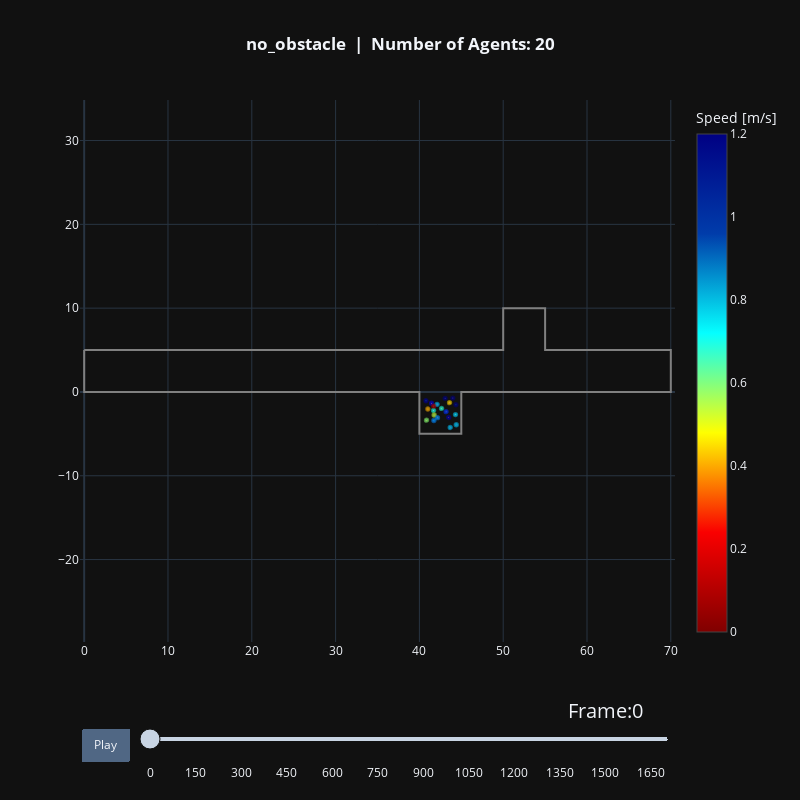

The notebook cell this image was saved under:
### Code cell
for name , trajectory_file in trajectory_files.items():
    trajectory_data, walkable_area = read_sqlite_file(trajectory_file)
    animate(trajectory_data, walkable_area, title_note=f"{name}").show()

### Figure 1 — Plotly figure (JSON) as saved in the notebook; plotly's stock layout.template omitted (floating-point values rounded to 4 significant figures)
{"data": [{"hoverinfo": "name", "line": {"color": "grey"}, "mode": "lines", "name": "Exterior", "showlegend": false, "x": [0.0, 0.0, 40.0, 40.0, 45.0, 45.0, 70.0, 70.0, 55.0, 55.0, 50.0, 50.0, 0.0], "y": [5.0, 0.0, 0.0, -5.0, -5.0, 0.0, 0.0, 5.0, 5.0, 10.0, 10.0, 5.0, 5.0], "type": "scatter"}, {"hoverinfo": "none", "marker": {"cmax": 1.2, "cmin": 0, "color": [1.2, 1.2, 0.5924, 0.8907, 0.8285, 0.8045, 0.7585, 1.105, 1.2, 1.159, 0.06621, 0.5116, 0.3458, 1.174, 0.8846, 0.9942, 0.3922, 0.741, 0.8139, 0.8197], "colorbar": {"title": {"text": "Speed [m/s]"}}, "colorscale": [[0.0, "rgb(128,0,0)"], [0.2, "rgb(250,0,0)"], [0.4, "rgb(255,255,0)"], [0.6, "rgb(5,255,255)"], [0.8, "rgb(0,60,170)"], [1.0, "rgb(0,0,131)"]], "size": [0.4, 0.4, 0.4, 0.4, 0.4, 0.4, 0.4, 0.4, 0.4, 0.4, 0.4, 0.4, 0.4, 0.4, 0.4, 0.4, 0.4, 0.4, 0.4, 0.4]}, "mode": "markers", "showlegend": false, "text": [1.2, 1.2, 0.5924, 0.8907, 0.8285, 0.8045, 0.7585, 1.105, 1.2, 1.159, 0.06621, 0.5116, 0.3458, 1.174, 0.8846, 0.9942, 0.3922, 0.741, 0.8139, 0.8197], "x": [44.36, 43.99, 40.85, 41.73, 42.12, 44.31, 41.69, 41.45, 43.07, 43.49, 41.7, 41.76, 41.01, 40.79, 42.16, 43.19, 43.6, 42.65, 44.4, 43.68], "y": [-1.528, -0.7312, -3.363, -3.404, -1.48, -2.701, -2.203, -1.339, -0.7653, -3.044, -1.686, -2.746, -2.04, -1.055, -3.071, -2.353, -1.276, -1.969, -3.914, -4.238], "type": "scatter"}, {"hoverinfo": "text", "marker": {"opacity": 1, "size": 1}, "mode": "markers", "showlegend": false, "text": ["ID: 325, Pos(44.36,-1.53)"], "x": [44.36], "y": [-1.528], "type": "scatter"}, {"hoverinfo": "text", "marker": {"opacity": 1, "size": 1}, "mode": "markers", "showlegend": false, "text": ["ID: 326, Pos(43.99,-0.73)"], "x": [43.99], "y": [-0.7312], "type": "scatter"}, {"hoverinfo": "text", "marker": {"opacity": 1, "size": 1}, "mode": "markers", "showlegend": false, "text": ["ID: 327, Pos(40.85,-3.36)"], "x": [40.85], "y": [-3.363], "type": "scatter"}, {"hoverinfo": "text", "marker": {"opacity": 1, "size": 1}, "mode": "markers", "showlegend": false, "text": ["ID: 328, Pos(41.73,-3.40)"], "x": [41.73], "y": [-3.404], "type": "scatter"}, {"hoverinfo": "text", "marker": {"opacity": 1, "size": 1}, "mode": "markers", "showlegend": false, "text": ["ID: 329, Pos(42.12,-1.48)"], "x": [42.12], "y": [-1.48], "type": "scatter"}, {"hoverinfo": "text", "marker": {"opacity": 1, "size": 1}, "mode": "markers", "showlegend": false, "text": ["ID: 330, Pos(44.31,-2.70)"], "x": [44.31], "y": [-2.701], "type": "scatter"}, {"hoverinfo": "text", "marker": {"opacity": 1, "size": 1}, "mode": "markers", "showlegend": false, "text": ["ID: 331, Pos(41.69,-2.20)"], "x": [41.69], "y": [-2.203], "type": "scatter"}, {"hoverinfo": "text", "marker": {"opacity": 1, "size": 1}, "mode": "markers", "showlegend": false, "text": ["ID: 332, Pos(41.45,-1.34)"], "x": [41.45], "y": [-1.339], "type": "scatter"}, {"hoverinfo": "text", "marker": {"opacity": 1, "size": 1}, "mode": "markers", "showlegend": false, "text": ["ID: 333, Pos(43.07,-0.77)"], "x": [43.07], "y": [-0.7653], "type": "scatter"}, {"hoverinfo": "text", "marker": {"opacity": 1, "size": 1}, "mode": "markers", "showlegend": false, "text": ["ID: 334, Pos(43.49,-3.04)"], "x": [43.49], "y": [-3.044], "type": "scatter"}, {"hoverinfo": "text", "marker": {"opacity": 1, "size": 1}, "mode": "markers", "showlegend": false, "text": ["ID: 335, Pos(41.70,-1.69)"], "x": [41.7], "y": [-1.686], "type": "scatter"}, {"hoverinfo": "text", "marker": {"opacity": 1, "size": 1}, "mode": "markers", "showlegend": false, "text": ["ID: 336, Pos(41.76,-2.75)"], "x": [41.76], "y": [-2.746], "type": "scatter"}, {"hoverinfo": "text", "marker": {"opacity": 1, "size": 1}, "mode": "markers", "showlegend": false, "text": ["ID: 337, Pos(41.01,-2.04)"], "x": [41.01], "y": [-2.04], "type": "scatter"}, {"hoverinfo": "text", "marker": {"opacity": 1, "size": 1}, "mode": "markers", "showlegend": false, "text": ["ID: 338, Pos(40.79,-1.05)"], "x": [40.79], "y": [-1.055], "type": "scatter"}, {"hoverinfo": "text", "marker": {"opacity": 1, "size": 1}, "mode": "markers", "showlegend": false, "text": ["ID: 339, Pos(42.16,-3.07)"], "x": [42.16], "y": [-3.071], "type": "scatter"}, {"hoverinfo": "text", "marker": {"opacity": 1, "size": 1}, "mode": "markers", "showlegend": false, "text": ["ID: 340, Pos(43.19,-2.35)"], "x": [43.19], "y": [-2.353], "type": "scatter"}, {"hoverinfo": "text", "marker": {"opacity": 1, "size": 1}, "mode": "markers", "showlegend": false, "text": ["ID: 341, Pos(43.60,-1.28)"], "x": [43.6], "y": [-1.276], "type": "scatter"}, {"hoverinfo": "text", "marker": {"opacity": 1, "size": 1}, "mode": "markers", "showlegend": false, "text": ["ID: 342, Pos(42.65,-1.97)"], "x": [42.65], "y": [-1.969], "type": "scatter"}, {"hoverinfo": "text", "marker": {"opacity": 1, "size": 1}, "mode": "markers", "showlegend": false, "text": ["ID: 343, Pos(44.40,-3.91)"], "x": [44.4], "y": [-3.914], "type": "scatter"}, {"hoverinfo": "text", "marker": {"opacity": 1, "size": 1}, "mode": "markers", "showlegend": false, "text": ["ID: 344, Pos(43.68,-4.24)"], "x": [43.68], "y": [-4.238], "type": "scatter"}], "layout": {"shapes": [{"fillcolor": "rgba(0, 0, 128, 0.5)", "line": {"color": "rgba(0, 0, 128, 0.5)"}, "type": "circle", "x0": 44.16, "x1": 44.56, "xref": "x", "y0": -1.728, "y1": -1.328, "yref": "y"}, {"fillcolor": "rgba(0, 0, 128, 0.5)", "line": {"color": "rgba(0, 0, 128, 0.5)"}, "type": "circle", "x0": 43.79, "x1": 44.19, "xref": "x", "y0": -0.9312, "y1": -0.5312, "yref": "y"}, {"fillcolor": "rgba(135, 255, 112, 0.5)", "line": {"color": "rgba(135, 255, 112, 0.5)"}, "type": "circle", "x0": 40.65, "x1": 41.05, "xref": "x", "y0": -3.563, "y1": -3.163, "yref": "y"}, {"fillcolor": "rgba(0, 136, 255, 0.5)", "line": {"color": "rgba(0, 136, 255, 0.5)"}, "type": "circle", "x0": 41.53, "x1": 41.93, "xref": "x", "y0": -3.604, "y1": -3.204, "yref": "y"}, {"fillcolor": "rgba(0, 192, 255, 0.5)", "line": {"color": "rgba(0, 192, 255, 0.5)"}, "type": "circle", "x0": 41.92, "x1": 42.32, "xref": "x", "y0": -1.68, "y1": -1.28, "yref": "y"}, {"fillcolor": "rgba(0, 212, 255, 0.5)", "line": {"color": "rgba(0, 212, 255, 0.5)"}, "type": "circle", "x0": 44.11, "x1": 44.51, "xref": "x", "y0": -2.901, "y1": -2.501, "yref": "y"}, {"fillcolor": "rgba(19, 252, 228, 0.5)", "line": {"color": "rgba(19, 252, 228, 0.5)"}, "type": "circle", "x0": 41.49, "x1": 41.89, "xref": "x", "y0": -2.403, "y1": -2.003, "yref": "y"}, {"fillcolor": "rgba(0, 0, 218, 0.5)", "line": {"color": "rgba(0, 0, 218, 0.5)"}, "type": "circle", "x0": 41.25, "x1": 41.65, "xref": "x", "y0": -1.539, "y1": -1.139, "yref": "y"}, {"fillcolor": "rgba(0, 0, 128, 0.5)", "line": {"color": "rgba(0, 0, 128, 0.5)"}, "type": "circle", "x0": 42.87, "x1": 43.27, "xref": "x", "y0": -0.9653, "y1": -0.5653, "yref": "y"}, {"fillcolor": "rgba(0, 0, 164, 0.5)", "line": {"color": "rgba(0, 0, 164, 0.5)"}, "type": "circle", "x0": 43.29, "x1": 43.69, "xref": "x", "y0": -3.244, "y1": -2.844, "yref": "y"}, {"fillcolor": "rgba(178, 0, 0, 0.5)", "line": {"color": "rgba(178, 0, 0, 0.5)"}, "type": "circle", "x0": 41.5, "x1": 41.9, "xref": "x", "y0": -1.886, "y1": -1.486, "yref": "y"}, {"fillcolor": "rgba(190, 255, 57, 0.5)", "line": {"color": "rgba(190, 255, 57, 0.5)"}, "type": "circle", "x0": 41.56, "x1": 41.96, "xref": "x", "y0": -2.946, "y1": -2.546, "yref": "y"}, {"fillcolor": "rgba(255, 178, 0, 0.5)", "line": {"color": "rgba(255, 178, 0, 0.5)"}, "type": "circle", "x0": 40.81, "x1": 41.21, "xref": "x", "y0": -2.24, "y1": -1.84, "yref": "y"}, {"fillcolor": "rgba(0, 0, 150, 0.5)", "line": {"color": "rgba(0, 0, 150, 0.5)"}, "type": "circle", "x0": 40.59, "x1": 40.99, "xref": "x", "y0": -1.255, "y1": -0.8547, "yref": "y"}, {"fillcolor": "rgba(0, 144, 255, 0.5)", "line": {"color": "rgba(0, 144, 255, 0.5)"}, "type": "circle", "x0": 41.96, "x1": 42.36, "xref": "x", "y0": -3.271, "y1": -2.871, "yref": "y"}, {"fillcolor": "rgba(0, 48, 255, 0.5)", "line": {"color": "rgba(0, 48, 255, 0.5)"}, "type": "circle", "x0": 42.99, "x1": 43.39, "xref": "x", "y0": -2.553, "y1": -2.153, "yref": "y"}, {"fillcolor": "rgba(255, 215, 0, 0.5)", "line": {"color": "rgba(255, 215, 0, 0.5)"}, "type": "circle", "x0": 43.4, "x1": 43.8, "xref": "x", "y0": -1.476, "y1": -1.076, "yref": "y"}, {"fillcolor": "rgba(31, 255, 215, 0.5)", "line": {"color": "rgba(31, 255, 215, 0.5)"}, "type": "circle", "x0": 42.45, "x1": 42.85, "xref": "x", "y0": -2.169, "y1": -1.769, "yref": "y"}, {"fillcolor": "rgba(0, 204, 255, 0.5)", "line": {"color": "rgba(0, 204, 255, 0.5)"}, "type": "circle", "x0": 44.2, "x1": 44.6, "xref": "x", "y0": -4.114, "y1": -3.714, "yref": "y"}, {"fillcolor": "rgba(0, 200, 255, 0.5)", "line": {"color": "rgba(0, 200, 255, 0.5)"}, "type": "circle", "x0": 43.48, "x1": 43.88, "xref": "x", "y0": -4.438, "y1": -4.038, "yref": "y"}, {"line": {"color": "white", "width": 3}, "type": "line", "x0": 44.36, "x1": 44.36, "y0": -1.528, "y1": -1.528}, {"line": {"color": "white", "width": 3}, "type": "line", "x0": 43.99, "x1": 43.99, "y0": -0.7312, "y1": -0.7312}, {"line": {"color": "black", "width": 3}, "type": "line", "x0": 40.85, "x1": 40.85, "y0": -3.363, "y1": -3.363}, {"line": {"color": "white", "width": 3}, "type": "line", "x0": 41.73, "x1": 41.73, "y0": -3.404, "y1": -3.404}, {"line": {"color": "black", "width": 3}, "type": "line", "x0": 42.12, "x1": 42.12, "y0": -1.48, "y1": -1.48}, {"line": {"color": "black", "width": 3}, "type": "line", "x0": 44.31, "x1": 44.31, "y0": -2.701, "y1": -2.701}, {"line": {"color": "black", "width": 3}, "type": "line", "x0": 41.69, "x1": 41.69, "y0": -2.203, "y1": -2.203}, {"line": {"color": "white", "width": 3}, "type": "line", "x0": 41.45, "x1": 41.45, "y0": -1.339, "y1": -1.339}, {"line": {"color": "white", "width": 3}, "type": "line", "x0": 43.07, "x1": 43.07, "y0": -0.7653, "y1": -0.7653}, {"line": {"color": "white", "width": 3}, "type": "line", "x0": 43.49, "x1": 43.49, "y0": -3.044, "y1": -3.044}, {"line": {"color": "white", "width": 3}, "type": "line", "x0": 41.7, "x1": 41.7, "y0": -1.686, "y1": -1.686}, {"line": {"color": "black", "width": 3}, "type": "line", "x0": 41.76, "x1": 41.76, "y0": -2.746, "y1": -2.746}, {"line": {"color": "black", "width": 3}, "type": "line", "x0": 41.01, "x1": 41.01, "y0": -2.04, "y1": -2.04}, {"line": {"color": "white", "width": 3}, "type": "line", "x0": 40.79, "x1": 40.79, "y0": -1.055, "y1": -1.055}, {"line": {"color": "white", "width": 3}, "type": "line", "x0": 42.16, "x1": 42.16, "y0": -3.071, "y1": -3.071}, {"line": {"color": "white", "width": 3}, "type": "line", "x0": 43.19, "x1": 43.19, "y0": -2.353, "y1": -2.353}, {"line": {"color": "black", "width": 3}, "type": "line", "x0": 43.6, "x1": 43.6, "y0": -1.276, "y1": -1.276}, {"line": {"color": "black", "width": 3}, "type": "line", "x0": 42.65, "x1": 42.65, "y0": -1.969, "y1": -1.969}, {"line": {"color": "black", "width": 3}, "type": "line", "x0": 44.4, "x1": 44.4, "y0": -3.914, "y1": -3.914}, {"line": {"color": "black", "width": 3}, "type": "line", "x0": 43.68, "x1": 43.68, "y0": -4.238, "y1": -4.238}], "title": {"text": "<b>no_obstacle  |  Number of Agents: 20</b>", "x": 0.5}, "xaxis": {"range": [-0.5, 70.5]}, "yaxis": {"scaleanchor": "x", "scaleratio": 1, "range": [-5.5, 10.5]}, "updatemenus": [{"buttons": [{"args": [null, {"frame": {"duration": 100, "redraw": true}, "fromcurrent": true}], "label": "Play", "method": "animate"}], "direction": "left", "pad": {"r": 10, "t": 87}, "showactive": false, "type": "buttons", "x": 0.1, "xanchor": "right", "y": 0, "yanchor": "top"}], "sliders": [{"active": 0, "currentvalue": {"font": {"size": 20}, "prefix": "Frame:", "visible": true, "xanchor": "right"}, "len": 0.9, "pad": {"b": 10, "t": 50}, "steps": [{"args": [["0"], {"frame": {"duration": 100, "redraw": true}, "mode": "immediate", "transition": {"duration": 500}}], "label": "0", "method": "animate"}, {"args": [["50"], {"frame": {"duration": 100, "redraw": true}, "mode": "immediate", "transition": {"duration": 500}}], "label": "50", "method": "animate"}, {"args": [["100"], {"frame": {"duration": 100, "redraw": true}, "mode": "immediate", "transition": {"duration": 500}}], "label": "100", "method": "animate"}, {"args": [["150"], {"frame": {"duration": 100, "redraw": true}, "mode": "immediate", "transition": {"duration": 500}}], "label": "150", "method": "animate"}, {"args": [["200"], {"frame": {"duration": 100, "redraw": true}, "mode": "immediate", "transition": {"duration": 500}}], "label": "200", "method": "animate"}, {"args": [["250"], {"frame": {"duration": 100, "redraw": true}, "mode": "immediate", "transition": {"duration": 500}}], "label": "250", "method": "animate"}, {"args": [["300"], {"frame": {"duration": 100, "redraw": true}, "mode": "immediate", "transition": {"duration": 500}}], "label": "300", "method": "animate"}, {"args": [["350"], {"frame": {"duration": 100, "redraw": true}, "mode": "immediate", "transition": {"duration": 500}}], "label": "350", "method": "animate"}, {"args": [["400"], {"frame": {"duration": 100, "redraw": true}, "mode": "immediate", "transition": {"duration": 500}}], "label": "400", "method": "animate"}, {"args": [["450"], {"frame": {"duration": 100, "redraw": true}, "mode": "immediate", "transition": {"duration": 500}}], "label": "450", "method": "animate"}, {"args": [["500"], {"frame": {"duration": 100, "redraw": true}, "mode": "immediate", "transition": {"duration": 500}}], "label": "500", "method": "animate"}, {"args": [["550"], {"frame": {"duration": 100, "redraw": true}, "mode": "immediate", "transition": {"duration": 500}}], "label": "550", "method": "animate"}, {"args": [["600"], {"frame": {"duration": 100, "redraw": true}, "mode": "immediate", "transition": {"duration": 500}}], "label": "600", "method": "animate"}, {"args": [["650"], {"frame": {"duration": 100, "redraw": true}, "mode": "immediate", "transition": {"duration": 500}}], "label": "650", "method": "animate"}, {"args": [["700"], {"frame": {"duration": 100, "redraw": true}, "mode": "immediate", "transition": {"duration": 500}}], "label": "700", "method": "animate"}, {"args": [["750"], {"frame": {"duration": 100, "redraw": true}, "mode": "immediate", "transition": {"duration": 500}}], "label": "750", "method": "animate"}, {"args": [["800"], {"frame": {"duration": 100, "redraw": true}, "mode": "immediate", "transition": {"duration": 500}}], "label": "800", "method": "animate"}, {"args": [["850"], {"frame": {"duration": 100, "redraw": true}, "mode": "immediate", "transition": {"duration": 500}}], "label": "850", "method": "animate"}, {"args": [["900"], {"frame": {"duration": 100, "redraw": true}, "mode": "immediate", "transition": {"duration": 500}}], "label": "900", "method": "animate"}, {"args": [["950"], {"frame": {"duration": 100, "redraw": true}, "mode": "immediate", "transition": {"duration": 500}}], "label": "950", "method": "animate"}, {"args": [["1000"], {"frame": {"duration": 100, "redraw": true}, "mode": "immediate", "transition": {"duration": 500}}], "label": "1000", "method": "animate"}, {"args": [["1050"], {"frame": {"duration": 100, "redraw": true}, "mode": "immediate", "transition": {"duration": 500}}], "label": "1050", "method": "animate"}, {"args": [["1100"], {"frame": {"duration": 100, "redraw": true}, "mode": "immediate", "transition": {"duration": 500}}], "label": "1100", "method": "animate"}, {"args": [["1150"], {"frame": {"duration": 100, "redraw": true}, "mode": "immediate", "transition": {"duration": 500}}], "label": "1150", "method": "animate"}, {"args": [["1200"], {"frame": {"duration": 100, "redraw": true}, "mode": "immediate", "transition": {"duration": 500}}], "label": "1200", "method": "animate"}, {"args": [["1250"], {"frame": {"duration": 100, "redraw": true}, "mode": "immediate", "transition": {"duration": 500}}], "label": "1250", "method": "animate"}, {"args": [["1300"], {"frame": {"duration": 100, "redraw": true}, "mode": "immediate", "transition": {"duration": 500}}], "label": "1300", "method": "animate"}, {"args": [["1350"], {"frame": {"duration": 100, "redraw": true}, "mode": "immediate", "transition": {"duration": 500}}], "label": "1350", "method": "animate"}, {"args": [["1400"], {"frame": {"duration": 100, "redraw": true}, "mode": "immediate", "transition": {"duration": 500}}], "label": "1400", "method": "animate"}, {"args": [["1450"], {"frame": {"duration": 100, "redraw": true}, "mode": "immediate", "transition": {"duration": 500}}], "label": "1450", "method": "animate"}, {"args": [["1500"], {"frame": {"duration": 100, "redraw": true}, "mode": "immediate", "transition": {"duration": 500}}], "label": "1500", "method": "animate"}, {"args": [["1550"], {"frame": {"duration": 100, "redraw": true}, "mode": "immediate", "transition": {"duration": 500}}], "label": "1550", "method": "animate"}, {"args": [["1600"], {"frame": {"duration": 100, "redraw": true}, "mode": "immediate", "transition": {"duration": 500}}], "label": "1600", "method": "animate"}, {"args": [["1650"], {"frame": {"duration": 100, "redraw": true}, "mode": "immediate", "transition": {"duration": 500}}], "label": "1650", "method": "animate"}, {"args": [["1700"], {"frame": {"duration": 100, "redraw": true}, "mode": "immediate", "transition": {"duration": 500}}], "label": "1700", "method": "animate"}], "transition": {"duration": 100, "easing": "cubic-in-out"}, "x": 0.1, "xanchor": "left", "y": 0, "yanchor": "top"}], "autosize": false, "width": 800, "height": 800}}
